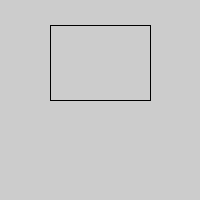
Frame 1 (no input)
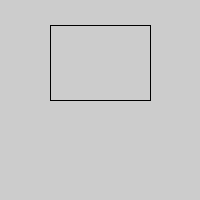
Frame 60 (the mouse pressed at the canvas centre just before this capture)
Frame 120 (the mouse held since frame 60 and released just before this capture): identical to frame 60, image omitted

The Processing sketch that drew these frames (run headless with seeded random() and noise(); from frame 60 on, the mouse is pressed at the canvas centre):

// Processing sketch: H9_4
// ── H9_4.pde
int Coords;
int OFT= 150;
int TF = 25;
int HD = 100;
int FT = 50;

void setup()
{

size (200,200);
}

void draw(){
  
line(FT,HD,OFT,HD);
line(FT,TF,OFT,25);
line(FT,TF,FT,HD);
line(OFT,TF,OFT,HD);
}
